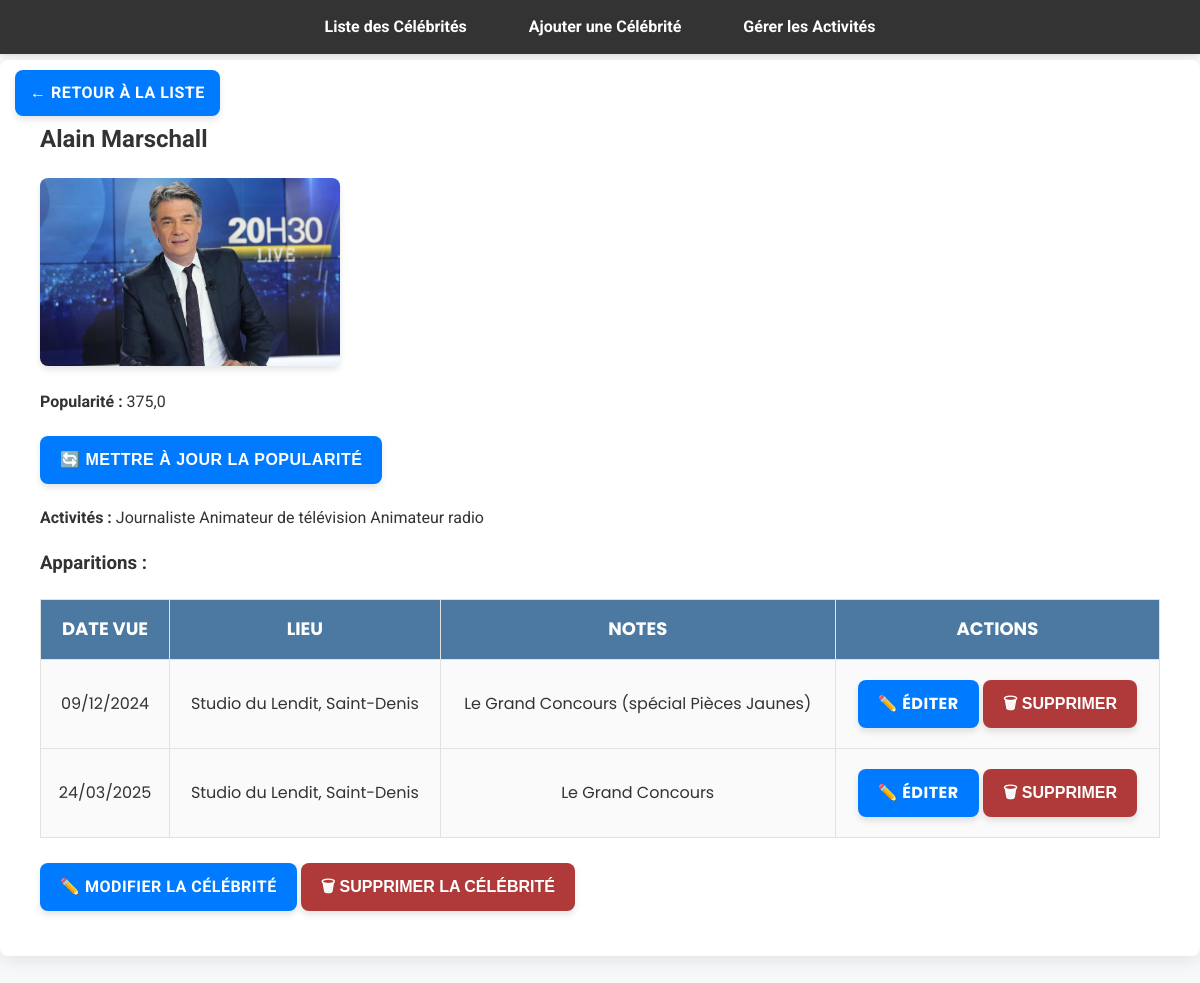
Page /celebs/celebrity/224/ on the committed database.
### celebs/models.py (models this page shows, shortened)
class Celebrity(models.Model):
    name = models.CharField(max_length=255)
    popularity_score = models.FloatField(default=0)
    image = models.ImageField(upload_to="celebs/", blank=True, null=True)
    activities = models.ManyToManyField(Activity, blank=False)

class Activity(models.Model):
    name = models.CharField(max_length=100, unique=True)
    category = models.ForeignKey(Category, on_delete=models.SET_NULL, null=True)

class CelebritySighting(models.Model):
    celebrity = models.ForeignKey(Celebrity, on_delete=models.CASCADE, related_name='sightings')
    date_seen = models.DateField(null=True, blank=True)
    location = models.CharField(max_length=255, blank=True, null=True)
    notes = models.TextField(blank=True, null=True)

### celebs/views.py (the view)
# urls.py: path('celebrity/<int:celeb_id>/', views.celebrity_detail, name='celebrity_detail'),
def celebrity_detail(request, celeb_id):
    celebrity = get_object_or_404(Celebrity, id=celeb_id)
    return render(request, "celebs/celebrity_detail.html", {"celebrity": celebrity})

### templates/celebs/celebrity_detail.html (shortened to what this page needs)
{% extends "celebs/base.html" %}
{% block content %}
<a href="{% url 'celebrity_list' %}" class="back-button">← Retour à la liste</a>
<div class="container">
  <h2>{{ celebrity.name }}</h2>
  {% if celebrity.image %}
    <div class="celeb-image-container">
      <img src="{{ celebrity.image.url }}" alt="{{ celebrity.name }}" class="celeb-image">
    </div>
  {% endif %}
  <p><strong>Popularité :</strong> {{ celebrity.popularity_score }}</p>
    <form method="post" action="{% url 'update_popularity' celebrity.id %}" style="display:inline;">
      <button type="submit" class="btn">🔄 Mettre à jour la popularité</button>
    </form>
  <p><strong>Activités :</strong>
    {% for activity in celebrity.activities.all %}
      <span class="tag">{{ activity.name }}</span>
    {% empty %}
      <span class="tag">Aucune</span>
    {% endfor %}
  </p>
  <h3>Apparitions :</h3>
  <table class="celebrity-table">
    <thead>
      <tr>
        <th>Date vue</th>
        <th>Lieu</th>
        <th>Notes</th>
        <th>Actions</th>
      </tr>
    </thead>
    <tbody>
      {% for sighting in celebrity.sightings.all %}
        <tr>
          <td>{{ sighting.date_seen|date:"d/m/Y"|default:"-" }}</td>
          <td>{{ sighting.location|default:"-" }}</td>
          <td>{{ sighting.notes|default:"Aucune note" }}</td>
          <td>
            <a href="{% url 'edit_celebrity_sighting' sighting.id %}" class="btn edit-btn">✏️ Éditer</a>
            <form method="post" action="{% url 'delete_celebrity_sighting' sighting.id %}" style="display:inline;">
              <button type="submit" class="delete-btn" onclick="return confirm('Supprimer cette apparition ?');">
                🗑 Supprimer
              </button>
            </form>
          </td>
        </tr>
      {% endfor %}
    </tbody>
  </table>
  <form method="post" action="{% url 'celebrity_delete' celebrity.id %}" style="margin-top: 20px;">
    <a href="{% url 'celebrity_edit' celebrity.id %}" class="btn">✏️ Modifier la célébrité</a>
    <button type="submit" class="delete-button" onclick="return confirm('Supprimer cette célébrité ?');">
      🗑 Supprimer la célébrité
    </button>
  </form>
</div>
{% endblock %}

### static/css/style.css (style rules this page uses)
:root { --primary-color: #b03a3a; --secondary-color: #007bff; --background-color: #f8f9fb; --text-color: #333; --hover-color: #0056b3; --shadow-color: rgba(0, 0, 0, 0.1); --border-radius: 8px; }
body { font-family: 'Roboto', sans-serif; background-color: var(--background-color); color: var(--text-color); margin: 0; padding: 0; line-height: 1.6; }
.container { max-width: 100%; margin: 40px auto; padding: 40px; background: #ffffff; border-radius: var(--border-radius); box-shadow: 0 4px 20px var(--shadow-color); transition: all 0.3s ease; position: relative; overflow: hidden; }
table { width: 100%; border-collapse: collapse; margin-top: 20px; font-family: 'Poppins', sans-serif; animation: slideIn 0.5s ease-in-out; }
th, td { padding: 15px; border: 1px solid #e2e2e2; text-align: center; font-size: 16px; }
th { background-color: #4b79a1; color: white; font-size: 18px; text-transform: uppercase; cursor: pointer; }
td { background-color: #fafafa; }
td a { text-decoration: none; color: var(--secondary-color); font-weight: 600; transition: color 0.3s ease; }
button, .btn { background-color: var(--primary-color); color: white; padding: 12px 20px; border-radius: var(--border-radius); text-transform: uppercase; font-weight: bold; cursor: pointer; border: none; transition: background-color 0.3s ease, transform 0.3s ease; box-shadow: 0 4px 6px var(--shadow-color); display: inline-block; margin: 5px 0; }
.delete-button { width: auto; background-color: var(--primary-color); }
.celeb-image { width: 100%; max-width: 500px; height: auto; object-fit: cover; border-radius: var(--border-radius); transition: transform 0.3s ease; box-shadow: 0 4px 6px var(--shadow-color); }
.btn { background-color: var(--secondary-color); color: white; padding: 12px 20px; border-radius: var(--border-radius); text-decoration: none; font-weight: bold; text-transform: uppercase; letter-spacing: 0.5px; transition: background-color 0.3s, transform 0.3s; box-shadow: 0 4px 6px var(--shadow-color); }
.back-button { position: fixed; top: 70px; left: 15px; background-color: var(--secondary-color); color: white; padding: 10px 15px; border-radius: var(--border-radius); text-decoration: none; font-weight: bold; text-transform: uppercase; letter-spacing: 0.5px; transition: background-color 0.3s, transform 0.3s; box-shadow: 0 4px 6px var(--shadow-color); z-index: 1001; }
.celeb-image-container { margin: 10px 0; width: 300px; height: auto; text-align: center; }
button, input[type="submit"], .btn { padding: 12px 20px; font-size: 16px; line-height: 1.2; height: 48px; box-sizing: border-box; display: inline-flex; align-items: center; justify-content: center; }

### rows in the picture
Celebrity: name "Alain Marschall", image (picture), popularity_score "375,0"
Activity: name "Journaliste"
Activity: name "Animateur de télévision"
Activity: name "Animateur radio"
CelebritySighting: date_seen "09/12/2024", location "Studio du Lendit, Saint-Denis", notes "Le Grand Concours (spécial Pièces Jaunes)"
CelebritySighting: date_seen "24/03/2025", location "Studio du Lendit, Saint-Denis", notes "Le Grand Concours"
